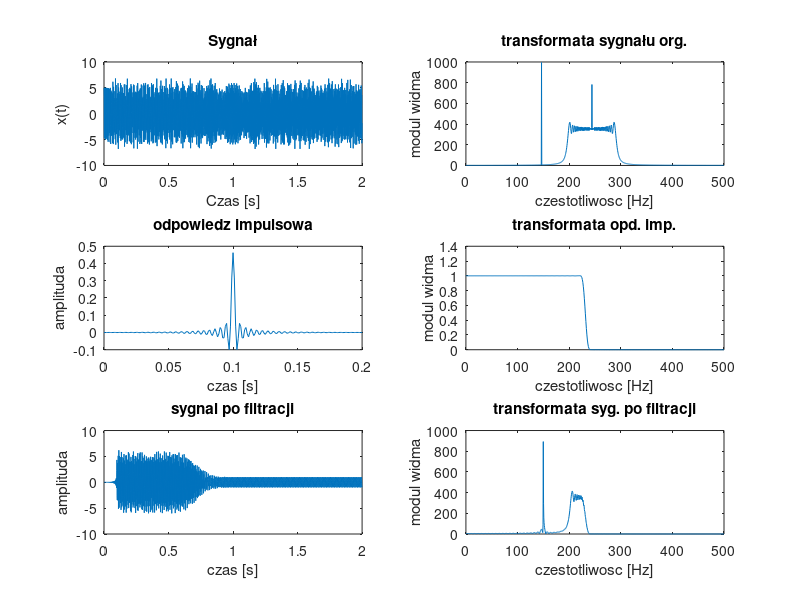

Source code (MATLAB):
close all;
clear all;



N = 2000;
fp = 1000;
t = 0:1/fp:(N-1)/fp;

x = 5*chirp(t,200,t(end),300) + sin(2*pi*150*t)+sin(2*pi*250*t);

figure; 

subplot(3, 2, 1);
plot(t, x);
title('Sygnał');
xlabel('Czas [s]');
ylabel('x(t)');

Nf=2048;
Nf21=Nf/2+1;
tx=linspace(0,fp/2,Nf21);
xf=fft(x);
xf_mod=abs(xf);
subplot(322);
plot(tx,xf_mod(1:Nf21));
title('transformata sygnału org.');
xlabel('czestotliwosc [Hz]');
ylabel('modul widma');

M=201;
y=fir1(M-1,.4636);
ty=0:1/fp:(M-1)/fp;
subplot(323);
plot(ty,y);
title('odpowiedz impulsowa');
xlabel('czas [s]');
ylabel('amplituda');

Nfy=1024;
Nf21y=Nfy/2+1;
tyf=linspace(0,fp/2,Nf21y);
yf=fft(y,Nfy);
yf_mod=abs(yf);
subplot(324);
plot(tyf,yf_mod(1:Nf21y));
title('transformata opd. imp.');
xlabel('czestotliwosc [Hz]');
ylabel('modul widma');


z=filter(y,1,x);
subplot(325);
plot(t,z);
title('sygnal po filtracji');
xlabel('czas [s]');
ylabel('amplituda');


zf=fft(z,Nf);
zf_mod=abs(zf);
subplot(326);
plot(tx,zf_mod(1:Nf21));
title('transformata syg. po filtracji');
xlabel('czestotliwosc [Hz]');
ylabel('modul widma');









